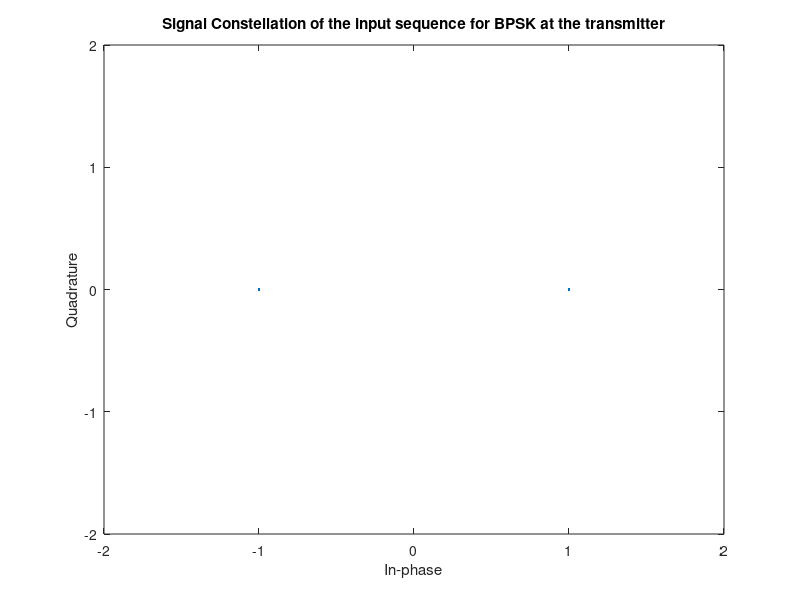
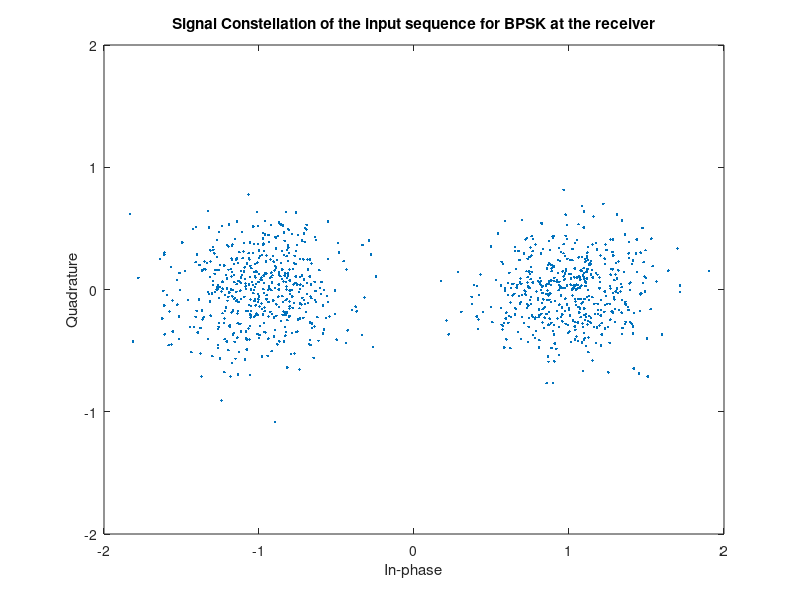
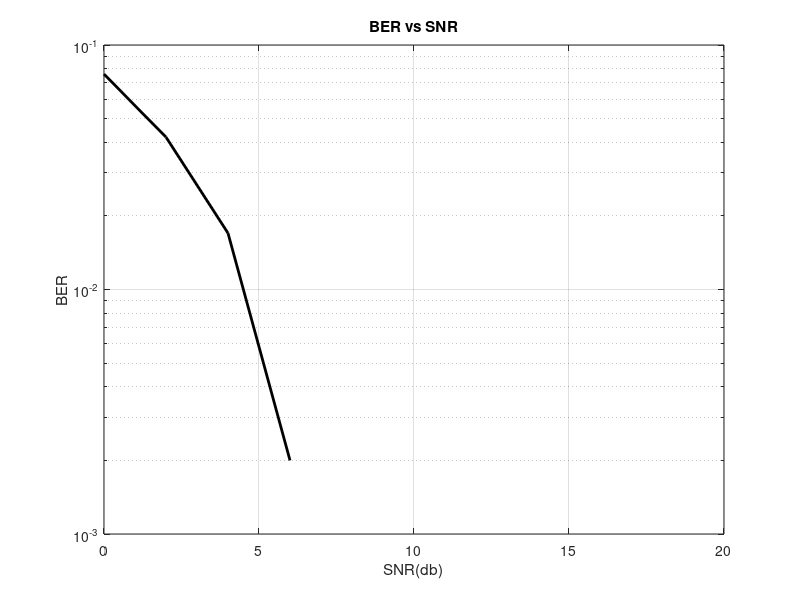

Reproduce these figures in MATLAB, in order.
clc;
clear all;
close all;
pkg load communications;
pkg load signal;

%Generation of Random input signal.
x = randint(1,1000);

%Mapping the input signal.
for i=1:length(x)
  if x(i)==1
    t(i)=1;
    r(i) = 1;
  else
    t(i) = -1;
    r(i) = -1;
  endif
endfor

%At the transmitter.
scatterplot(complex(t));
axis([-2 2 -2 2]);
title("Signal Constellation of the input sequence for BPSK at the transmitter");

%Changing the snr for different values of the input sequences.
snr = 8;    % Change SNR here for various scatter plot.


y = awgn(complex(r),snr);
scatterplot(y);
axis([-2 2 -2 2]);
title("Signal Constellation of the input sequence for BPSK at the receiver");
total_ber = [];
for snr=0:2:20
y = awgn(complex(t),snr);
for i=1:length(y)
  if real(y(i)) >=0
    r(i)=1;
  else
    r(i)=0;
  endif
endfor
[noise ber] = biterr(x,r);
total_ber = [total_ber ber];
endfor
total_ber
snr = 0:2:20;
figure(3);
semilogy(snr,total_ber,'k','linewidth',2);
xlabel("SNR(db)");
ylabel("BER");
title("BER vs SNR");
hold on;
grid on;

